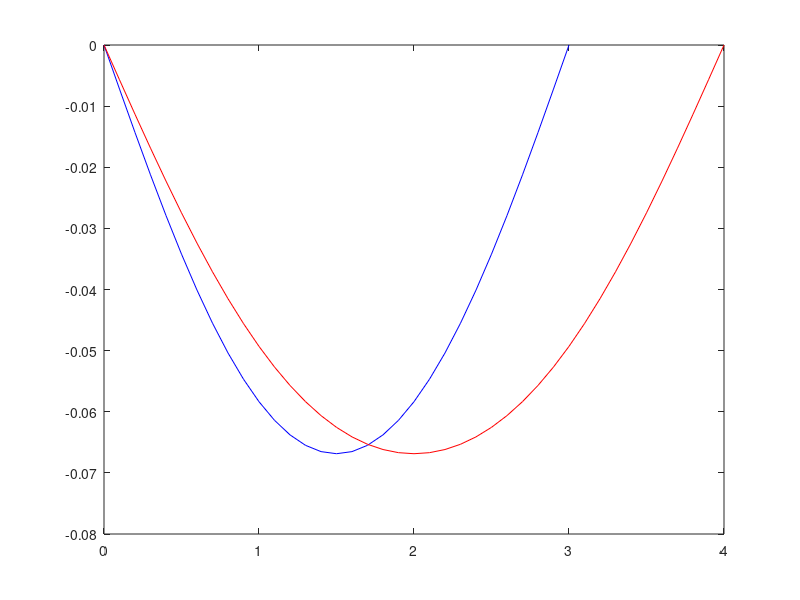

This figure's MATLAB source:
mm=3;   % input parameter
nn=3;   % input parameter

% next block: set up the problem
nx=30;
ny=40;
a=3;
b=4;
q=-100;
E=70e9;
nu=0.3;
t=0.005;
dd=E*t^3/12/(1-nu^2);
D=[dd nu*dd 0
   nu*dd dd 0
    0 0 (1-nu)/2*dd]

% next block: meshgrid with zero deflection
[x y]=meshgrid(0:a/nx:a, 0:b/ny:b);
w=x*0;

% next block: calculate the deflection using the formula
for i=1:ny+1
  for j=1:nx+1
    xp=x(i,j);
    yp=y(i,j);
    for m=1:2:mm
      for n=1:2:nn 
        Qmn=16*q/pi^2/m/n;
        dmn=pi^4*(D(1,1)*m^4/a^4 ...
                 +2*(D(1,2)+2*D(3,3))*m^2*n^2/a^2/b^2 ...
                 + D(2,2)*n^4/b^4);
        Wmn=Qmn/dmn;
        alpha=m*pi/a;
        beta=n*pi/b;
        w(i,j)=w(i,j)+Wmn*sin(alpha*xp)*sin(beta*yp);
      end
    end
  end
end

% next block: plotting
figure(1)
clf;
plot([0:a/nx:a],w(ny/2+1,:)','b-');
hold on;
plot([0:b/ny:b],w(:,nx/2+1)','r-');
format long;
w(ny/2+1,nx/2+1)
format short;

%0.142*q*a^4/E/t^3/(2.21*(a/b)^3+1)  %alternative formular
%surf(x,y,w);
